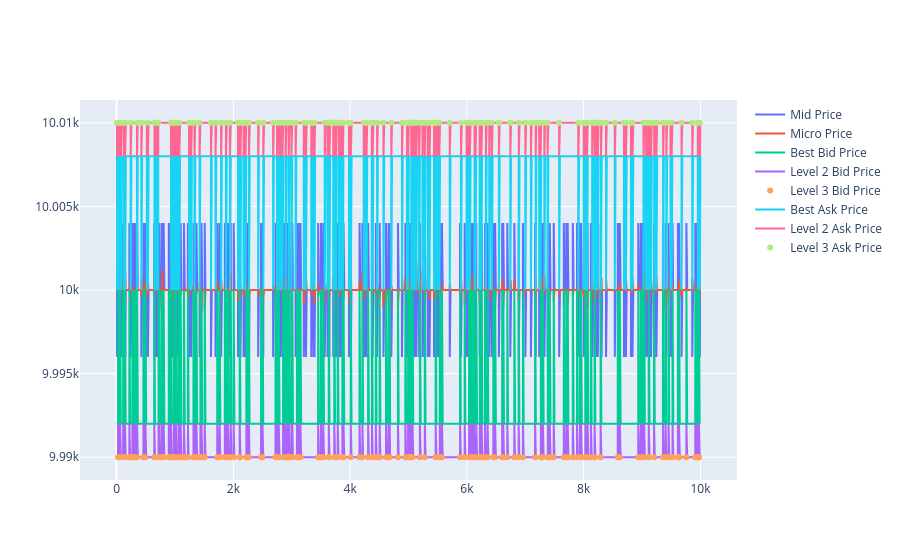

Here is the notebook cell this chart was saved with:
### Code cell
price_graph = go.Figure()
price_graph.add_trace(go.Scatter(x=emerald_price_df.index, y=emerald_price_df['mid_price'], mode='lines', name='Mid Price'))
price_graph.add_trace(go.Scatter(x=emerald_price_df.index, y=emerald_price_df['micro_price'], mode='lines', name='Micro Price'))

price_graph.add_trace(go.Scatter(x=emerald_price_df.index, y=emerald_price_df['bid_price_1'], mode='lines', name='Best Bid Price'))
price_graph.add_trace(go.Scatter(x=emerald_price_df.index, y=emerald_price_df['bid_price_2'], mode='lines', name='Level 2 Bid Price'))
price_graph.add_trace(go.Scatter(x=emerald_price_df.index, y=emerald_price_df['bid_price_3'], mode='markers', name='Level 3 Bid Price'))

price_graph.add_trace(go.Scatter(x=emerald_price_df.index, y=emerald_price_df['ask_price_1'], mode='lines', name='Best Ask Price'))
price_graph.add_trace(go.Scatter(x=emerald_price_df.index, y=emerald_price_df['ask_price_2'], mode='lines', name='Level 2 Ask Price'))
price_graph.add_trace(go.Scatter(x=emerald_price_df.index, y=emerald_price_df['ask_price_3'], mode='markers', name='Level 3 Ask Price'))
price_graph.show()

### Figure 1 — Plotly figure (JSON) as saved in the notebook; plotly's stock layout.template omitted (floating-point values rounded to 4 significant figures; data arrays with more than 128 entries replaced by an {"elided": "..."} marker saying what was removed)
{"data": [{"mode": "lines", "name": "Mid Price", "type": "scatter", "x": {"elided": "10000 int values"}, "y": {"elided": "10000 float values"}}, {"mode": "lines", "name": "Micro Price", "type": "scatter", "x": {"elided": "10000 int values"}, "y": {"elided": "10000 float values"}}, {"mode": "lines", "name": "Best Bid Price", "type": "scatter", "x": {"elided": "10000 int values"}, "y": {"elided": "10000 int values"}}, {"mode": "lines", "name": "Level 2 Bid Price", "type": "scatter", "x": {"elided": "10000 int values"}, "y": {"elided": "10000 int values"}}, {"mode": "markers", "name": "Level 3 Bid Price", "type": "scatter", "x": {"elided": "10000 int values"}, "y": {"elided": "10000 float values"}}, {"mode": "lines", "name": "Best Ask Price", "type": "scatter", "x": {"elided": "10000 int values"}, "y": {"elided": "10000 int values"}}, {"mode": "lines", "name": "Level 2 Ask Price", "type": "scatter", "x": {"elided": "10000 int values"}, "y": {"elided": "10000 int values"}}, {"mode": "markers", "name": "Level 3 Ask Price", "type": "scatter", "x": {"elided": "10000 int values"}, "y": {"elided": "10000 float values"}}], "layout": {}}
